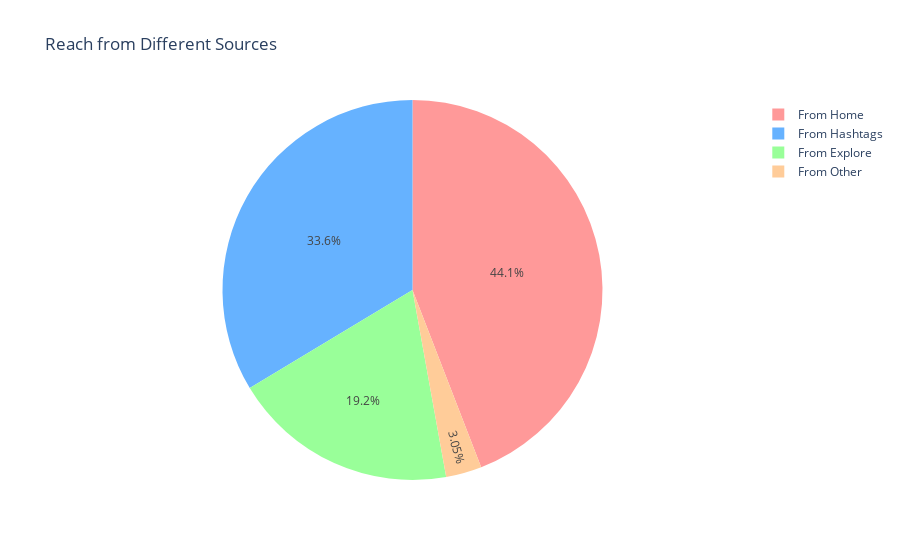

Here is the notebook cell this chart was saved with:
### Markdown cell above
## Question No 7
Have a look at the distribution of reach from different sources as shown below

### Answer

### Code cell
reach = df[['From Home', 'From Hashtags', 'From Explore', 'From Other']].sum()
reach_df = pd.DataFrame({'Sources': reach.index, 'Reach': reach.values})
colors = ['#FF9999', '#66B2FF', '#99FF99', '#FFCC99']
fig = px.pie(reach_df, values='Reach', names='Sources', title="Reach from Different Sources",
             color='Sources', color_discrete_map=dict(zip(reach_df['Sources'], colors)))
fig.show()

### Figure 1 — Plotly figure (JSON) as saved in the notebook; plotly's stock layout.template omitted (floating-point values rounded to 4 significant figures)
{"data": [{"customdata": [["From Home"], ["From Hashtags"], ["From Explore"], ["From Other"]], "domain": {"x": [0, 1], "y": [0, 1]}, "hovertemplate": "Sources=%{customdata[0]}<br>Reach=%{value}<extra></extra>", "labels": ["From Home", "From Hashtags", "From Explore", "From Other"], "legendgroup": "", "marker": {"colors": ["#FF9999", "#66B2FF", "#99FF99", "#FFCC99"]}, "name": "", "showlegend": true, "type": "pie", "values": [294619, 224614, 128294, 20360]}], "layout": {"legend": {"tracegroupgap": 0}, "title": {"text": "Reach from Different Sources"}}}
